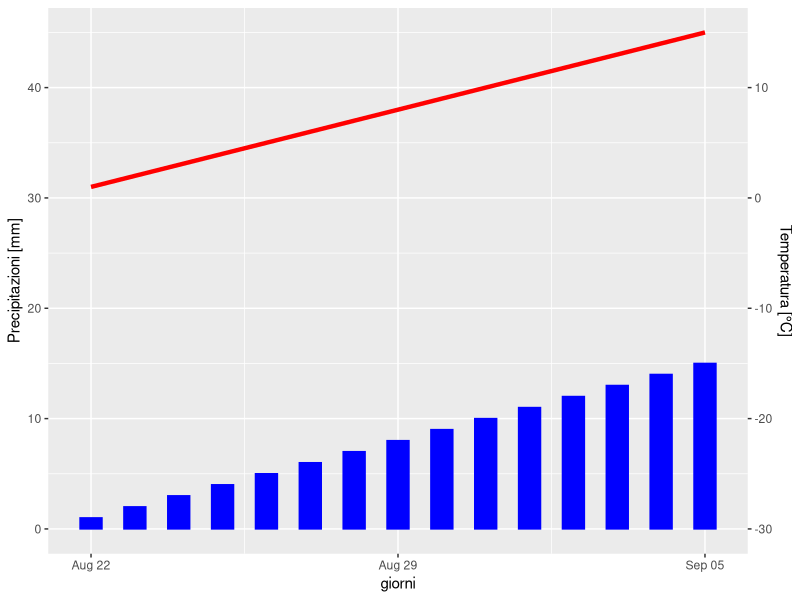

Write R code to recreate this figure.
df <- as.data.frame(c('2022-08-22', '2022-08-23', '2022-08-24', '2022-08-25', '2022-08-26','2022-08-27','2022-08-28','2022-08-29','2022-08-30','2022-08-31','2022-09-01','2022-09-02','2022-09-03','2022-09-04','2022-09-05'))
colnames(df) <- c("giorni")
df$celsius <- c(1:15)
df$prec_mm <- c(1:15)
df$giorni<-as.Date.character(df$giorni)
library(ggplot2)
ggplot(data = df,aes(x = giorni, y = prec_mm, group = 1)) +
	 geom_bar(stat = "identity", color="blue", fill="blue", width = 0.5) +
	 geom_line(mapping = aes(y = celsius+30), color="red", size=1.5) + # Scale data to match desired scale
	 scale_y_continuous("Precipitazioni [mm]",
         sec.axis = sec_axis(~ . -30, name = "Temperatura [°C]"))
